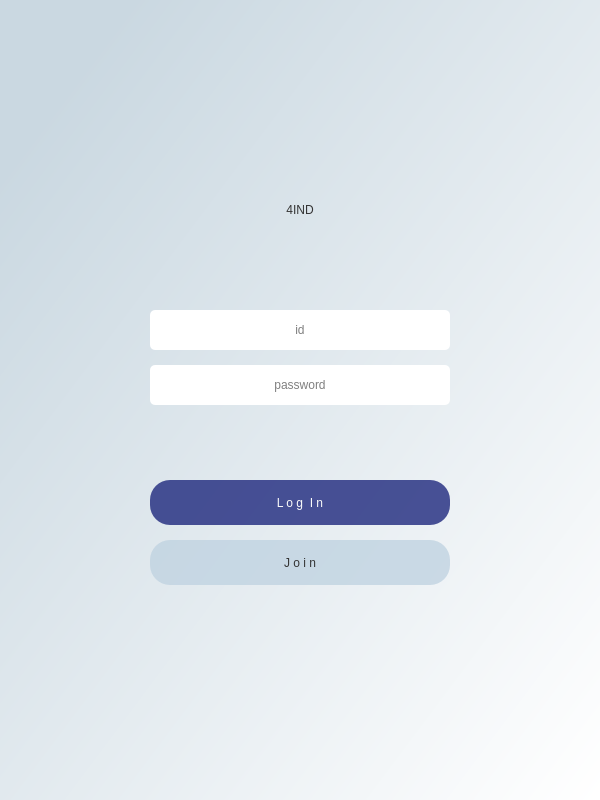
<?xml version="1.0" encoding="UTF-8"?>
<ui version="4.0">
 <class>Dialog</class>
 <widget class="QDialog" name="Dialog">
  <property name="geometry">
   <rect>
    <x>0</x>
    <y>0</y>
    <width>600</width>
    <height>800</height>
   </rect>
  </property>
  <property name="windowTitle">
   <string>Dialog</string>
  </property>
  <widget class="QWidget" name="bgwidget" native="true">
   <property name="geometry">
    <rect>
     <x>0</x>
     <y>0</y>
     <width>600</width>
     <height>800</height>
    </rect>
   </property>
   <property name="styleSheet">
    <string notr="true">QWidget#bgwidget{
background-color:qlineargradient(spread:pad, x1:0.112, y1:0.107318, x2:1, y2:0.994, stop:0 rgba(202, 216, 225, 255), stop:1 rgba(255, 255, 255, 255))
}</string>
   </property>
   <widget class="QLabel" name="label">
    <property name="geometry">
     <rect>
      <x>150</x>
      <y>180</y>
      <width>300</width>
      <height>60</height>
     </rect>
    </property>
    <property name="styleSheet">
     <string notr="true">font: 36pt &quot;Noto Mono&quot;;
color: rgb(52, 52, 52);</string>
    </property>
    <property name="text">
     <string>4IND</string>
    </property>
    <property name="alignment">
     <set>Qt::AlignCenter</set>
    </property>
   </widget>
   <widget class="QPushButton" name="loginBtn">
    <property name="geometry">
     <rect>
      <x>150</x>
      <y>480</y>
      <width>300</width>
      <height>45</height>
     </rect>
    </property>
    <property name="styleSheet">
     <string notr="true">QPushButton#loginBtn{
	border-radius:20px;
	font: 75 12pt &quot;Manjari Bold&quot;;
	background-color: rgba(26, 36, 122, 200);
	color: rgb(250, 250, 250);
}

QPushButton#loginBtn:hover{
	background-color: rgba(26, 36, 122, 180);

}</string>
    </property>
    <property name="text">
     <string>L o g  I n</string>
    </property>
   </widget>
   <widget class="QPushButton" name="joinBtn">
    <property name="geometry">
     <rect>
      <x>150</x>
      <y>540</y>
      <width>300</width>
      <height>45</height>
     </rect>
    </property>
    <property name="styleSheet">
     <string notr="true">QPushButton#joinBtn{
	border-radius:20px;
	font: 75 12pt &quot;Manjari Bold&quot;;
	background-color: rgba(191, 210, 225, 200);
	color: rgb(52, 52, 52);
}

QPushButton#joinBtn:hover{
	background-color: rgba(191, 210, 225, 160);
}
</string>
    </property>
    <property name="text">
     <string>J o i n</string>
    </property>
   </widget>
   <widget class="QLineEdit" name="idEdit">
    <property name="geometry">
     <rect>
      <x>150</x>
      <y>310</y>
      <width>300</width>
      <height>40</height>
     </rect>
    </property>
    <property name="styleSheet">
     <string notr="true">border-radius: 5px;
font: 11pt &quot;Sans Serif&quot;;</string>
    </property>
    <property name="text">
     <string/>
    </property>
    <property name="alignment">
     <set>Qt::AlignCenter</set>
    </property>
    <property name="placeholderText">
     <string>id</string>
    </property>
   </widget>
   <widget class="QLineEdit" name="pwEdit">
    <property name="geometry">
     <rect>
      <x>150</x>
      <y>365</y>
      <width>300</width>
      <height>40</height>
     </rect>
    </property>
    <property name="styleSheet">
     <string notr="true">border-radius: 5px;
font: 11pt &quot;Sans Serif&quot;;</string>
    </property>
    <property name="text">
     <string/>
    </property>
    <property name="alignment">
     <set>Qt::AlignCenter</set>
    </property>
    <property name="placeholderText">
     <string>password</string>
    </property>
   </widget>
   <widget class="QLabel" name="chLabel">
    <property name="geometry">
     <rect>
      <x>150</x>
      <y>410</y>
      <width>300</width>
      <height>18</height>
     </rect>
    </property>
    <property name="styleSheet">
     <string notr="true">font: 10pt &quot;Sans Serif&quot;;
color: rgb(212, 0, 0);</string>
    </property>
    <property name="text">
     <string/>
    </property>
   </widget>
  </widget>
 </widget>
 <resources/>
 <connections/>
</ui>
